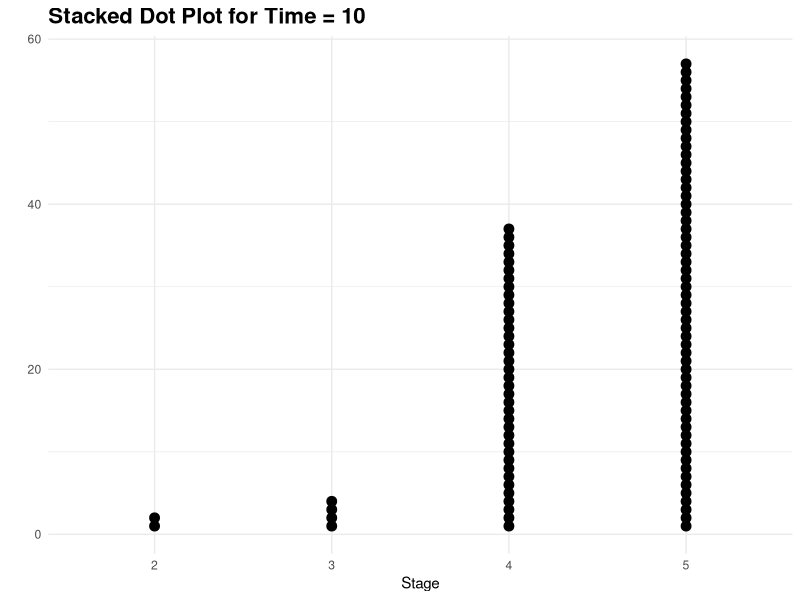
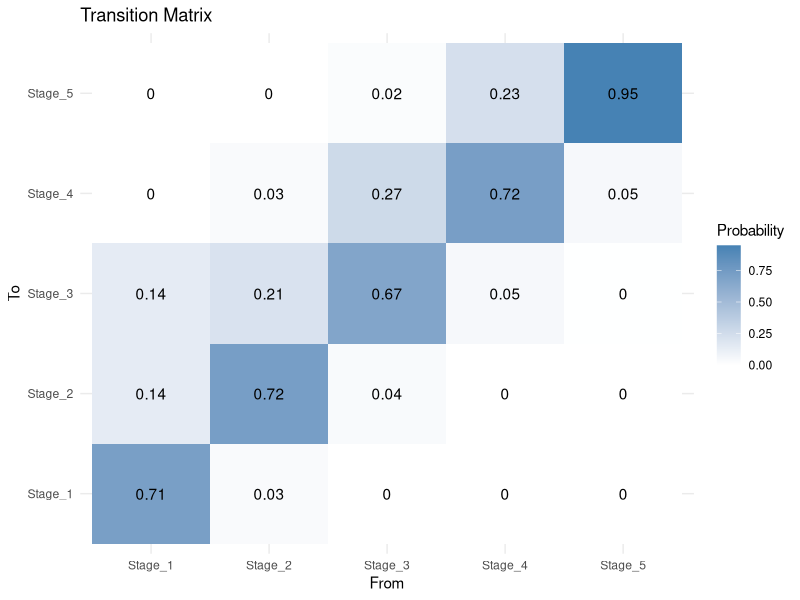

Write the R code that produced these figures, in order.
## ---- chunk 1
library(ggplot2)
library(dplyr)
library(tidyr)
## ---- chunk 2
individuals <- 100
n_states <- 5
max_tsteps <- 20

# All individuals start in stage 3
ind_states <- rep(3, individuals)

# Store state history
stage_history <- matrix(NA, nrow = max_tsteps, ncol = individuals)
stage_history[1, ] <- ind_states
## ---- chunk 3
# Example event probabilities
ind_event_probs <- list(
  # negatives
  short_illness = 0.05,  # go down by 1
  death_of_familiar = 0.0005,  # jump to stage 1
  ended_relationship = 0.001,  # go down by 2
  unemployment = 0.001,   # go down by 3
  
  # positives
  career_advancement = 0.05,  # go up by 1
  new_friend = 0.1,  # go up by 2
  personal_goal = 0.15  # go up by 1
)

global_event_probs <- list(
  natural_disaster = 0.002  # go down by 2
)
# You can add more and adjust transitions below.
## ---- chunk 4
apply_global_event <- function(states, event){
  if(event == "natural_disaster"){
    # Go down by 2 but not below 1
    return(pmax(states - 2, 1))
  }
  
  stop("Unknown global event")
}

apply_ind_event <- function(current_state, event) {
  
  if (event == "short_illness") {
    # Go down by 1 stages but not below 1
    return(max(current_state - 1, 1))
  }
  
  if (event == "death_of_familiar") {
    # Jump to stage 1
    return(1)
  }
  
  if (event == "ended_relationship") {
    # Go down by 2 stages but not below 1
    return(max(current_state - 2, 1))
  }
  
  if (event == "unemployment") {
    # Go down by 3 stages but not below 1
    return(max(current_state - 3, 1))
  }
  
  if (event == "career_advancement") {
    # Go up by 1 stage but not above 5
    return(min(current_state + 1, 5))
  }
  
  if (event == "new_friend") {
    # Go up by 1 stage but not above 5
    return(min(current_state + 1, 5))
  }
  
  if (event == "personal_goal") {
    # Go up by 1 stage but not above 5
    return(min(current_state + 1, 5))
  }
  
  stop("Unknown individual event")
}
## ---- chunk 5
for (t in 2:max_tsteps) {
  
  for(gev in names(global_event_probs)){
    if(runif(1) < global_event_probs[[gev]]){
      ind_states <- apply_global_event(ind_states, gev)
    }
  }
  
  for (i in 1:individuals) {
    for(ev in names(ind_event_probs)){
      if(runif(1) < ind_event_probs[[ev]]){
        ind_states[i] <- apply_ind_event(ind_states[i], ev)
      }
    }
  }
  
  stage_history[t, ] <- ind_states
}
## ---- chunk 6
history_df <- as.data.frame(stage_history)
colnames(history_df) <- paste0("Ind_", 1:individuals)
history_df$Time <- 1:max_tsteps

plot_df <- history_df %>%
  pivot_longer(cols = starts_with("Ind_"),
               names_to = "Individual",
               values_to = "Stage")
## ---- chunk 7
t_target <- 10

### 1. Create stacking index (one stack per stage)
plot_stacked <- plot_df %>%
  group_by(Time, Stage) %>%
  mutate(Stack = row_number()) %>%
  ungroup()

### 2. Filter for the chosen time step
plot_single <- plot_stacked %>%
  filter(Time == t_target)

### 3. Plot the stacked dots
ggplot(plot_single, aes(x = factor(Stage), y = Stack)) +
  geom_point(color = "black", size = 3) +
  scale_x_discrete(drop = FALSE) +
  scale_y_continuous(limits = c(0.5, max(plot_single$Stack) + 0.5)) +
  labs(
    title = paste("Stacked Dot Plot for Time =", t_target),
    x = "Stage",
    y = ""
  ) +
  theme_minimal() +
  theme(
    plot.title = element_text(size = 16, face = "bold"),
    legend.position = "none"
  )

## ---- chunk 8
# Initialize a 5x5 matrix
trans_mat <- matrix(0, nrow = n_states, ncol = n_states)

# Loop over time steps and individuals
for (t in 1:(max_tsteps - 1)) {
  for (i in 1:individuals) {
    from <- stage_history[t, i]
    to   <- stage_history[t + 1, i]
    trans_mat[from, to] <- trans_mat[from, to] + 1
  }
}

# Convert counts to probabilities (row sums = 1)
trans_mat <- trans_mat / rowSums(trans_mat)

# Optional: add row/col names
rownames(trans_mat) <- paste0("Stage_", 1:n_states)
colnames(trans_mat) <- paste0("Stage_", 1:n_states)

trans_mat
## ---- chunk 9
library(reshape2)
library(ggplot2)

trans_df <- melt(trans_mat)
colnames(trans_df) <- c("From", "To", "Probability")

ggplot(trans_df, aes(x = From, y = To, fill = Probability)) +
  geom_tile() +
  geom_text(aes(label = round(Probability, 2))) +
  scale_fill_gradient(low = "white", high = "steelblue") +
  labs(title = "Transition Matrix") +
  theme_minimal()
